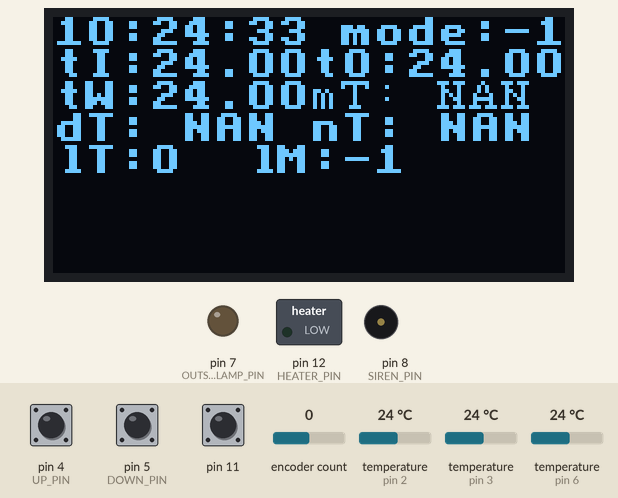
Recording of a sketch running on a simulated Arduino Uno, built with avr-gcc and run on an emulated ATmega328P. On the bench: 128×64 one-colour display, switched loads named in the sketch (green lamp = pin HIGH), output pins drawn as LEDs (lit = HIGH), buzzer (waves = sounding, pin HIGH). The inputs (shaded band) are chosen by the test bench; at power-on: pin 11 HIGH, pin 4 (UP_PIN) HIGH, pin 5 (DOWN_PIN) HIGH, encoder count 0, temperature (sensors on pin 2, pin 3, pin 6) 24 °C. The local clock reads 2024-03-15 10:24:30 at power-on unless the sketch sets it; EEPROM starts erased; what the sketch prints to the serial monitor is not drawn.

Above: at 3.8 s.
4.6 s: pin 11 pulled LOW for 0.15 s
At 5.07 s:
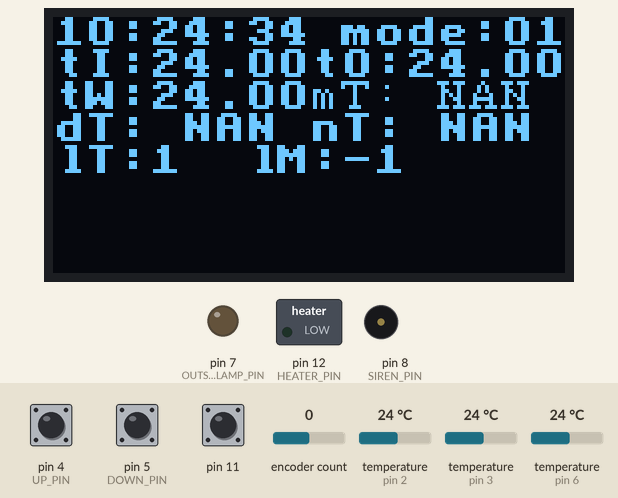
5.3 s: pin 4 (UP_PIN) pulled LOW for 0.15 s
At 8.3 s:
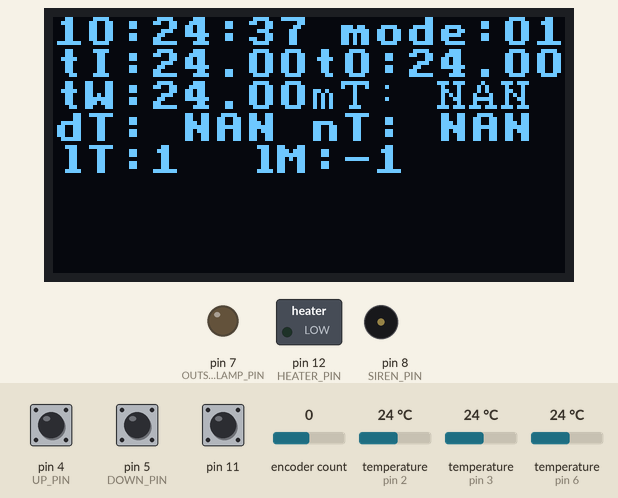
8.4 s: pin 5 (DOWN_PIN) pulled LOW for 0.15 s
9.1 s: pin 4 (UP_PIN) pulled LOW for 1 s
At 12.13 s:
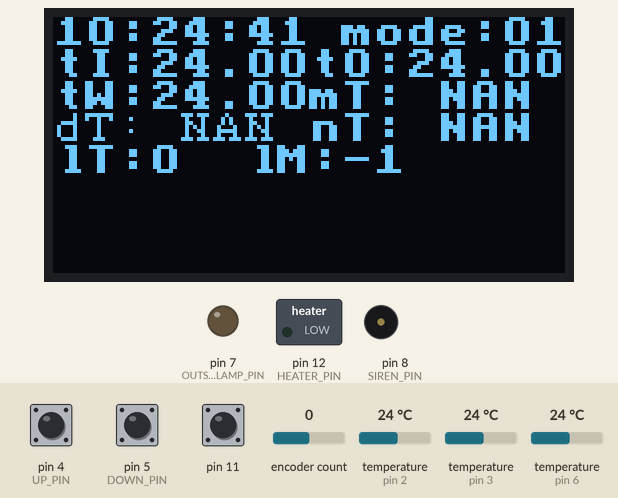
Timing chart, 0 to 13.6 s (numbered marks = the images above; inputs shaded):
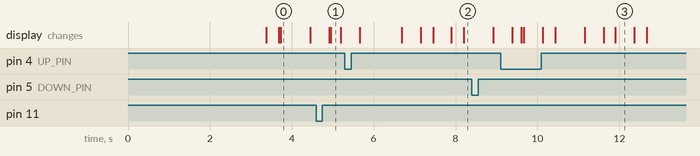

The sketch:

Meteo2018_arduino.ino
```cpp
#include <GyverEncoder.h>
#include <Arduino.h>
#include <U8x8lib.h>
#include <Wire.h>
#include <DS3231.h>
#include <OneWire.h>
#include <DallasTemperature.h>
#include <avr/wdt.h>
#include <ArduinoJson.h>
#include "OneButton.h"
#include <EEPROM.h>

#define TEMP_OUTSIDE 2
#define TEMP_INSIDE 3
#define UP_PIN 4
#define DOWN_PIN 5
#define TEMP_WATER 6
#define OUTSIDE_LAMP_PIN 7
#define SIREN_PIN 8
#define CLK 9
#define DT 10
#define SW 11
#define HEATER_PIN 12

U8X8_SSD1306_128X64_NONAME_HW_I2C u8x8(/* reset=*/ U8X8_PIN_NONE);
DS3231 rtc(SDA, SCL);
OneWire tempInside(TEMP_INSIDE);
DallasTemperature sensorInside(&tempInside);
OneWire tempOutside(TEMP_OUTSIDE);
DallasTemperature sensorOutside(&tempOutside);
OneWire tempWater(TEMP_WATER);
DallasTemperature sensorWater(&tempWater);
Encoder enc1(CLK, DT, SW);
OneButton upButton(UP_PIN, true);
OneButton downButton(DOWN_PIN, true);

/////// Переменные для запроса температуры.
//Температура с датчика DS18B20.
float temperatureInside;
float temperatureOutside;
float temperatureWater;
//Предыдущее время запроса температуры.
unsigned long previousTimeTemperatureRequest;
//Предыдущее время чтения температуры.
unsigned long previousTimeTemperatureRead;

///////Переменные для времени.
//Время и дата.
String currentDate;
String currentTime;
Time t;
//Предыдущее время считывания даты и времени.
unsigned long previousTimeDataTimeRead;

//Уставки температуры в градусах Цельсия.
float manualModeSetPoint;
float daySetPoint;
float nightSetPoint;
int waterSetPoint = 60;
//Состояние обогревателя, true - включен.
bool heaterStatus = true;
//Начало временной зоны 1.
int zoneOneBegin = 9;
//Конец временной зоны 1.
int zoneOneEnd = 20;

float insideTempDeadZone = 0.2;
float insideTempOneSideDeadZone = insideTempDeadZone/2;
int waterTempDeadZone = 4;
int waterTempOneSideDeadZone = waterTempDeadZone/2;

///////Переменные для переключения режимов отопления.
//Номер режима.
int modeNumber;
//Количество режимов всего.
const int totalModeNumber = 3;

//Предыдущее время обновления экрана.
unsigned long previousTimeScreenRefresh;

//Предыдущее время отправки данных.
unsigned long previousTimeSendDataToSerial;

//Время цикла loop.
int loopCycleTime;

// Редактируемая на OLED уставка.
int editableSetPoint = 1;
// Количество уставок.
int setPointCount = 3;

//Режим уличного фонаря.
int outsideLampMode;
bool outsideLampState;
unsigned long currentOutsideLampInterval;

//Режимы тревоги.
int panicMode;
bool sirenState = false;
unsigned long currentSilentInterval;
unsigned long beepIntervalBegin;

//Адрес ячейки памяти в EEPROM.
int address = 0;

void setup()
{
  //Выключаем ватчдог после перезагрузки.
  wdt_disable();

  //Подождать запуска Wemos.
  delay(1000);

  //Uart setup.
  Serial.begin(115200);

  //Time setup.
  rtc.begin();
  previousTimeDataTimeRead = 0;
  //The following lines can be uncommented to set the date and time
  //rtc.setDOW(FRIDAY);     // Set Day-of-Week to SUNDAY
  //rtc.setTime(15, 37, 0);     // Set the time to 12:00:00 (24hr format)
  //rtc.setDate(5, 10, 2018);   // Set the date to January 1st, 2014

  //Temperature setup.
  sensorInside.begin();
  sensorOutside.begin();
  sensorWater.begin();
  sensorInside.requestTemperatures();
  sensorOutside.requestTemperatures();
  sensorWater.requestTemperatures();
  temperatureInside = sensorInside.getTempCByIndex(0);
  temperatureOutside = sensorOutside.getTempCByIndex(0);
  temperatureWater = sensorWater.getTempCByIndex(0);
  previousTimeTemperatureRead = 0;
  previousTimeTemperatureRequest = 0;
  pinMode(HEATER_PIN, OUTPUT);
  pinMode(OUTSIDE_LAMP_PIN, OUTPUT);
  pinMode(SIREN_PIN, OUTPUT);
  pinMode(UP_PIN, INPUT_PULLUP);
  pinMode(DOWN_PIN, INPUT_PULLUP);

  //OLED setup
  u8x8.begin();
  u8x8.setPowerSave(0);
  u8x8.setFont(u8x8_font_victoriabold8_r);

  //Encoder setup.
  enc1.setType(TYPE2);

  //Buttons setup.
  upButton.attachClick(editableSetPointPrev);
  downButton.attachClick(editableSetPointNext);

  //Получаем из EEPROM уставки и режимы, которые были туда записаны до перезагрузки.
  EEPROM.get(address, manualModeSetPoint);
  address += sizeof(float);
  EEPROM.get(address, daySetPoint);
  address += sizeof(float);
  EEPROM.get(address, nightSetPoint);
  address += sizeof(float);
  EEPROM.get(address, modeNumber);
  address += sizeof(int);
  EEPROM.get(address, outsideLampMode);
  address += sizeof(int);
  EEPROM.get(address, panicMode);
  address = 0;

  //Интервал, через который ватчдог сбросит МК, если таймер ватчдога не обнулится.
  wdt_enable (WDTO_2S);
}

void loop()
{
  int loopCycleBegin = millis();

  //Опрос энкодера.
  enc1.tick();

  //Опрос кнопок навигации по меню.
  upButton.tick();

  downButton.tick();

  requestTemperature(30000);

  getTemperature(31000);

  getDateTime(1000);

  calculateWaterSetPoint();

  modeSwitching();

  manageSetPoints();

  heaterManage();

  manageOutsideLamp();

  managePanic();

  printScreen(400);

  sendDataToSerial(1000);

  receiveDataFromSerial();

  putValuesToEeprom();

  wdt_reset();

  loopCycleTime = millis() - loopCycleBegin;
}
```

Level1NestedFunctions.ino
```cpp
void requestTemperature(int waitInterval)
{
  if ((millis() - previousTimeTemperatureRequest) >= waitInterval)
  {
    sensorInside.requestTemperatures();
    sensorOutside.requestTemperatures();
    sensorWater.requestTemperatures();
    previousTimeTemperatureRequest = millis();
  }
}

void getTemperature(int waitInterval)
{
  if ((millis() - previousTimeTemperatureRead) >= waitInterval)
  {
    temperatureInside = sensorInside.getTempCByIndex(0);

    float outTemp = sensorOutside.getTempCByIndex(0);
    if(int(outTemp) != - 127)
      temperatureOutside = outTemp;

    float wTemp = sensorWater.getTempCByIndex(0);
    if(int(wTemp) != - 127)
      temperatureWater = wTemp;

    previousTimeTemperatureRead = millis();
  }
}

void getDateTime(int waitTime)
{
  if ((millis() - previousTimeDataTimeRead) >= waitTime)
    {
      currentDate = rtc.getDateStr(FORMAT_SHORT);
      currentTime = rtc.getTimeStr();
      t = rtc.getTime();
      previousTimeDataTimeRead = millis();
    }
}

void printScreen(int waitTime)
{
  if ((millis() - previousTimeScreenRefresh) >= waitTime)
  {
    u8x8.setCursor(0,0);
    u8x8.print(currentTime);
    u8x8.setCursor(9,0);
    u8x8.print("mode:" + String(modeNumber));

    u8x8.setCursor(0,1);
    u8x8.print("tI:" + String(temperatureInside).substring(0,5));
    u8x8.setCursor(8,1);
    u8x8.print("tO:" + String(temperatureOutside).substring(0,5));

    u8x8.setCursor(0,2);
    u8x8.print("tW:" + String(temperatureWater).substring(0,5));
    u8x8.setCursor(8,2);
    if(editableSetPoint == 1)
    {
      u8x8.setFont(u8x8_font_artosserif8_r);
      u8x8.print("mT:" + String(manualModeSetPoint).substring(0,5));
      u8x8.setFont(u8x8_font_victoriabold8_r);
    }
    else
    {
      u8x8.print("mT:" + String(manualModeSetPoint).substring(0,5));
    }
    u8x8.setCursor(0,3);
    if(editableSetPoint == 2)
    {
      u8x8.setFont(u8x8_font_artosserif8_r);
      u8x8.print("dT:" + String(daySetPoint).substring(0,5));
      u8x8.setFont(u8x8_font_victoriabold8_r);
    }
    else
    {
      u8x8.print("dT:" + String(daySetPoint).substring(0,5));
    }
    u8x8.setCursor(8,3);
    if(editableSetPoint == 3)
    {
      u8x8.setFont(u8x8_font_artosserif8_r);
      u8x8.print("nT:" + String(nightSetPoint).substring(0,5));
      u8x8.setFont(u8x8_font_victoriabold8_r);
    }
    else
    {
      u8x8.print("nT:" + String(nightSetPoint).substring(0,5));
    }
    u8x8.setCursor(0,4);
    u8x8.print("lT:" + String(loopCycleTime).substring(0,3));
    u8x8.setCursor(6,4);
    u8x8.print("lM:" + String(outsideLampMode));
    previousTimeScreenRefresh = millis();
  }
}

void heaterManage()
{
  switch (modeNumber)
  {
    //Ручной режим.
    case 1:
    {
      warmCool(manualModeSetPoint);
      break;
    }

    //Режим день/ночь.
    case 2:
    {
      //День.
      int currentHour = t.hour;
      if (currentHour >= zoneOneBegin && currentHour < zoneOneEnd)
        warmCool(daySetPoint);
      //Ночь.
      else
        warmCool(nightSetPoint);
      break;
    }

    //Автоматика отключена.
    case 3:
    {
      if(heaterStatus)
        digitalWrite(HEATER_PIN, HIGH);
      else
        digitalWrite(HEATER_PIN, LOW);
      break;
    }
  }
}

void modeSwitching()
{
  if (enc1.isRelease())
    {
      if(modeNumber < totalModeNumber)
        {modeNumber ++;}
      else
        {modeNumber = 1;}
    }
}

void manageSetPoints()
{
  switch(editableSetPoint)
  {
    case 1:
    {
      if (enc1.isRight()) manualModeSetPoint += 0.5;
      if (enc1.isLeft()) manualModeSetPoint -= 0.5;
      break;
    }

    case 2:
    {
      if (enc1.isRight()) daySetPoint += 0.5;
      if (enc1.isLeft()) daySetPoint -= 0.5;
      break;
    }

    case 3:
    {
      if (enc1.isRight()) nightSetPoint += 0.5;
      if (enc1.isLeft()) nightSetPoint -= 0.5;
      break;
    }
  }
}

void sendDataToSerial(int waitTime)
{
  if((millis() - previousTimeSendDataToSerial) >= waitTime)
  {
    StaticJsonBuffer<650> jsonBuffer;
    JsonObject& root = jsonBuffer.createObject();
    root["tempIn"] = temperatureInside;
    root["tempOut"] = temperatureOutside;
    root["tempW"] = temperatureWater;
    root["time"] = currentTime;
    root["date"] = currentDate;
    root["manSetPoint"] = manualModeSetPoint;
    root["heatSt"] = heaterStatus;
    root["daySetPoint"] = daySetPoint;
    root["nightSetPoint"] = nightSetPoint;
    root["modeNumber"] = modeNumber;
    root["outLampMode"] = outsideLampMode;
    root["waterSetPoint"] = waterSetPoint;
    root["panicMode"] = panicMode;
    root.printTo(Serial);
    Serial.println();
    previousTimeSendDataToSerial = millis();
  }
}

void receiveDataFromSerial()
{
  if(Serial.available() > 0 )
  {
    StaticJsonBuffer<400> jsonBuffer;
    JsonObject& root = jsonBuffer.parseObject(Serial);
    if(root.containsKey("manSetPoint"))
      manualModeSetPoint = root["manSetPoint"];
    if(root.containsKey("modeNumber"))
      modeNumber = root["modeNumber"];
    if(root.containsKey("daySetPoint"))
      daySetPoint = root["daySetPoint"];
    if(root.containsKey("nightSetPoint"))
      nightSetPoint = root["nightSetPoint"];
    if(root.containsKey("heatSt"))
      heaterStatus = root["heatSt"];
    if(root.containsKey("outLampMode"))
      outsideLampMode = root["outLampMode"];
    if(root.containsKey("waterSetPoint"))
      waterSetPoint = root["waterSetPoint"];
    if(root.containsKey("panicMode"))
      panicMode = root["panicMode"];
  }
}

void editableSetPointPrev()
{
  if(editableSetPoint > 1)
    editableSetPoint--;
}

void editableSetPointNext()
{
  if(editableSetPoint < 3)
    editableSetPoint++;
}

void manageOutsideLamp()
{
    //Если паника, то управление идёт из функции managePanic.
    if(panicMode != 1) return;
    //Уличный фонарь выключен.
    if(outsideLampMode == 1)
    {
      digitalWrite(OUTSIDE_LAMP_PIN, LOW);
      outsideLampState = false;
      return;
    }
    //Уличный фонарь включен.
    if(outsideLampMode == 2)
    {
      digitalWrite(OUTSIDE_LAMP_PIN, HIGH);
      outsideLampState = true;
      return;
    }
}

void calculateWaterSetPoint()
{
  if(modeNumber == 1) return;
  if(temperatureOutside > -20)
    waterSetPoint = 60;
  if(temperatureOutside <= -20 && temperatureOutside > -25)
    waterSetPoint = 65;
  if(temperatureOutside <= -25 && temperatureOutside > -30)
    waterSetPoint = 70;
  if(temperatureOutside <= -30)
    waterSetPoint = 85;
}

void putValuesToEeprom()
{
  EEPROM.put(address, manualModeSetPoint);
  address += sizeof(float);
  EEPROM.put(address, daySetPoint);
  address += sizeof(float);
  EEPROM.put(address, nightSetPoint);
  address += sizeof(float);
  EEPROM.put(address, modeNumber);
  address += sizeof(int);
  EEPROM.put(address, outsideLampMode);
  address += sizeof(int);
  EEPROM.put(address, panicMode);
  address = 0;
}

void managePanic()
{
  if(panicMode == 1)
  {
    digitalWrite(SIREN_PIN, HIGH);
    sirenState = false;
  }
  if(panicMode == 2)
  {
    outsideLampBlynk(1000);
    digitalWrite(SIREN_PIN, HIGH);
    sirenState = false;
  }
  if(panicMode == 3)
  {
    outsideLampBlynk(166);
    sirenBeeper(900,100);
  }
  if(panicMode == 4)
  {
    outsideLampBlynk(166);
    digitalWrite(SIREN_PIN, LOW);
    sirenState = true;
  }
}
```

Level2NestedFunctions.ino
```cpp
void warmCool(float setPoint)
{
  //Если холодно и температура воды ниже уставки, включить котёл.
  if(temperatureInside <= setPoint - insideTempOneSideDeadZone && temperatureWater < waterSetPoint - waterTempOneSideDeadZone)
  {
    digitalWrite(HEATER_PIN, HIGH);
    heaterStatus = true;
  }
 //Если жарко или температура воды выше уставки, ВЫключить котёл.
 if(temperatureInside >= setPoint + insideTempOneSideDeadZone || temperatureWater >= waterSetPoint + waterTempOneSideDeadZone)
  {
    digitalWrite(HEATER_PIN, LOW);
    heaterStatus = false;
  }
}

void outsideLampBlynk(int interval)
{
  if ((millis() - currentOutsideLampInterval) >= interval)
  {
    if(outsideLampState)
    {
      digitalWrite(OUTSIDE_LAMP_PIN, LOW);
      outsideLampState = false;
    }
    else
    {
      digitalWrite(OUTSIDE_LAMP_PIN, HIGH);
      outsideLampState = true;
    }
    currentOutsideLampInterval = millis();
  }
}

void sirenBeeper(int silentInterval, int beepInterval)
{
  if ((millis() - currentSilentInterval) >= silentInterval)
  {
     digitalWrite(SIREN_PIN, LOW);
     sirenState = true;

     beepIntervalBegin = millis();
     currentSilentInterval =  millis();
  }
  if((millis() - beepIntervalBegin) >= beepInterval)
  {
    digitalWrite(SIREN_PIN, HIGH);
    sirenState = false;
  }
}
```

Measured:
- after the input at 4.6 s, the display: first differs from a run without the input after 0.35 s (image 1)
- what the display in image 0 shows lasts 0.8 s, from 3.7 s to 4.5 s
- what the display in image 3 shows lasts 0.5 s, from 11.9 s to 12.4 s
